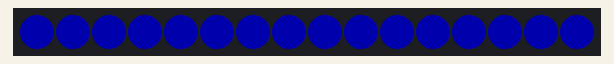
Recording of a sketch running on a simulated Arduino Uno, built with avr-gcc and run on an emulated ATmega328P. On the bench: 16 RGB LEDs in strip order, left to right. Dim RGB values are drawn brighter than linear.

Above: at 0.12 s.
At 1.15 s:
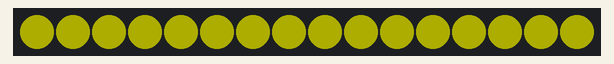

The sketch:

Functions_bas.ino
```cpp
// POLICE LIGHTS V1
// RGBW (Red Green Blue White Neo-Pixel starter code
// 16 LEDS  increment (Functions)
// Brendon A. Skiba -17.04.20
int clearColor();
int one();
int two();
int three();
int yellow();
int white();
int yellow1();
int white1();
int yellow2();
#include <Adafruit_NeoPixel.h>
#ifdef __AVR__
  #include <avr/power.h>
#endif

#define PIN 6

#define NUM_LEDS 16

#define BRIGHTNESS 50

Adafruit_NeoPixel strip = Adafruit_NeoPixel(NUM_LEDS, PIN, NEO_GRBW + NEO_KHZ800);


void setup() {
  Serial.begin(115200);
  strip.setBrightness(BRIGHTNESS);
  strip.begin();
  strip.show(); // Initialize all pixels to 'off'
}

// Initialize some variables for the void loop()


void loop() {
  clearColor();
  one();
  two();
  three();
  yellow();
  yellow1();
  yellow2();
  white();
  white1();
}

int clearColor(){
  int red = 0, green= 0, blue = 255, white = 0;
int wait = 250;
int led = 0;
int i;
  for ( led = 0; led < 16; led++){
    strip.setPixelColor(led, red, green , blue, white);
  }//end of for loop
    strip.show();
    delay(wait);
    red = red + 8;
    green = green + 16;
    blue = blue + 32;
    white = white + 1;

    if (red > 255) red = 0;
    if (green > 255) green = 0;
    if (blue > 255) blue = 0;
    if (white > 50) white = 0;

    if (red < 0) red = 255;
    if (green  < 0) green = 255;
    if (blue < 0) blue = 255;
    if (white  < 0 ) white = 50;
  }
int one(){
  int red = 255, green= 0, blue = 0, white = 0;
int wait = 250;
int led = 0;
int i;
  for ( led = 0; led < 16; led++){
    strip.setPixelColor(led, red, green , blue, white);
  }//end of for loop
    strip.show();
    delay(wait);
    red = red + 8;
    green = green + 16;
    blue = blue + 32;
    white = white + 1;

    if (red > 255) red = 0;
    if (green > 255) green = 0;
    if (blue > 255) blue = 0;
    if (white > 50) white = 0;

    if (red < 0) red = 255;
    if (green  < 0) green = 255;
    if (blue < 0) blue = 255;
    if (white  < 0 ) white = 50;
  }

int two(){
  int red = 0, green= 0, blue = 255, white = 0;
int wait = 250;
int led = 0;
int i;
  for ( led = 0; led < 16; led++){
    strip.setPixelColor(led, red, green , blue, white);
  }//end of for loop
    strip.show();
    delay(wait);
    red = red + 8;
    green = green + 16;
    blue = blue + 32;
    white = white + 1;

    if (red > 255) red = 0;
    if (green > 255) green = 0;
    if (blue > 255) blue = 0;
    if (white > 50) white = 0;

    if (red < 0) red = 255;
    if (green  < 0) green = 255;
    if (blue < 0) blue = 255;
    if (white  < 0 ) white = 50;
  }
int three(){
  int red = 255, green= 0, blue = 0, white = 0;
int wait = 250;
int led = 0;
int i;
  for ( led = 0; led < 16; led++){
    strip.setPixelColor(led, red, green , blue, white);
  }//end of for loop
    strip.show();
    delay(wait);
    red = red + 8;
    green = green + 16;
    blue = blue + 32;
    white = white + 1;

    if (red > 255) red = 0;
    if (green > 255) green = 0;
    if (blue > 255) blue = 0;
    if (white > 50) white = 0;

    if (red < 0) red = 255;
    if (green  < 0) green = 255;
    if (blue < 0) blue = 255;
    if (white  < 0 ) white = 50;
  }
int yellow(){
  int red = 255, green= 255, blue = 0, white = 0;
int wait = 100;
int led = 0;
int i;
  for ( led = 0; led < 16; led++){
    strip.setPixelColor(led, red, green , blue, white);
  }//end of for loop
    strip.show();
    delay(wait);
    red = red + 8;
    green = green + 16;
    blue = blue + 32;
    white = white + 1;

    if (red > 255) red = 0;
    if (green > 255) green = 0;
    if (blue > 255) blue = 0;
    if (white > 50) white = 0;

    if (red < 0) red = 255;
    if (green  < 0) green = 255;
    if (blue < 0) blue = 255;
    if (white  < 0 ) white = 50;
  }

int white(){
  int red = 255, green= 255, blue = 255, white = 255;
int wait = 100;
int led = 0;
int i;
  for ( led = 0; led < 16; led++){
    strip.setPixelColor(led, red, green , blue, white);
  }//end of for loop
    strip.show();
    delay(wait);
    red = red + 8;
    green = green + 16;
    blue = blue + 32;
    white = white + 1;

    if (red > 255) red = 0;
    if (green > 255) green = 0;
    if (blue > 255) blue = 0;
    if (white > 50) white = 0;

    if (red < 0) red = 255;
    if (green  < 0) green = 255;
    if (blue < 0) blue = 255;
    if (white  < 0 ) white = 50;
  }

int yellow1(){
  int red = 255, green= 255, blue = 0, white = 0;
int wait = 100;
int led = 0;
int i;
  for ( led = 0; led < 16; led++){
    strip.setPixelColor(led, red, green , blue, white);
  }//end of for loop
    strip.show();
    delay(wait);
    red = red + 8;
    green = green + 16;
    blue = blue + 32;
    white = white + 1;

    if (red > 255) red = 0;
    if (green > 255) green = 0;
    if (blue > 255) blue = 0;
    if (white > 50) white = 0;

    if (red < 0) red = 255;
    if (green  < 0) green = 255;
    if (blue < 0) blue = 255;
    if (white  < 0 ) white = 50;
  }

int white1(){
  int red = 255, green= 255, blue = 255, white = 255;
int wait = 100;
int led = 0;
int i;
  for ( led = 0; led < 16; led++){
    strip.setPixelColor(led, red, green , blue, white);
  }//end of for loop
    strip.show();
    delay(wait);
    red = red + 8;
    green = green + 16;
    blue = blue + 32;
    white = white + 1;

    if (red > 255) red = 0;
    if (green > 255) green = 0;
    if (blue > 255) blue = 0;
    if (white > 50) white = 0;

    if (red < 0) red = 255;
    if (green  < 0) green = 255;
    if (blue < 0) blue = 255;
    if (white  < 0 ) white = 50;
  }

int yellow2(){
  int red = 255, green= 255, blue = 0, white = 0;
int wait = 100;
int led = 0;
int i;
  for ( led = 0; led < 16; led++){
    strip.setPixelColor(led, red, green , blue, white);
  }//end of for loop
    strip.show();
    delay(wait);
    red = red + 8;
    green = green + 16;
    blue = blue + 32;
    white = white + 1;

    if (red > 255) red = 0;
    if (green > 255) green = 0;
    if (blue > 255) blue = 0;
    if (white > 50) white = 0;

    if (red < 0) red = 255;
    if (green  < 0) green = 255;
    if (blue < 0) blue = 255;
    if (white  < 0 ) white = 50;
  }
```

Measured:
- by itself, everything shown: repeats every 1.5 s, in 6 steps
